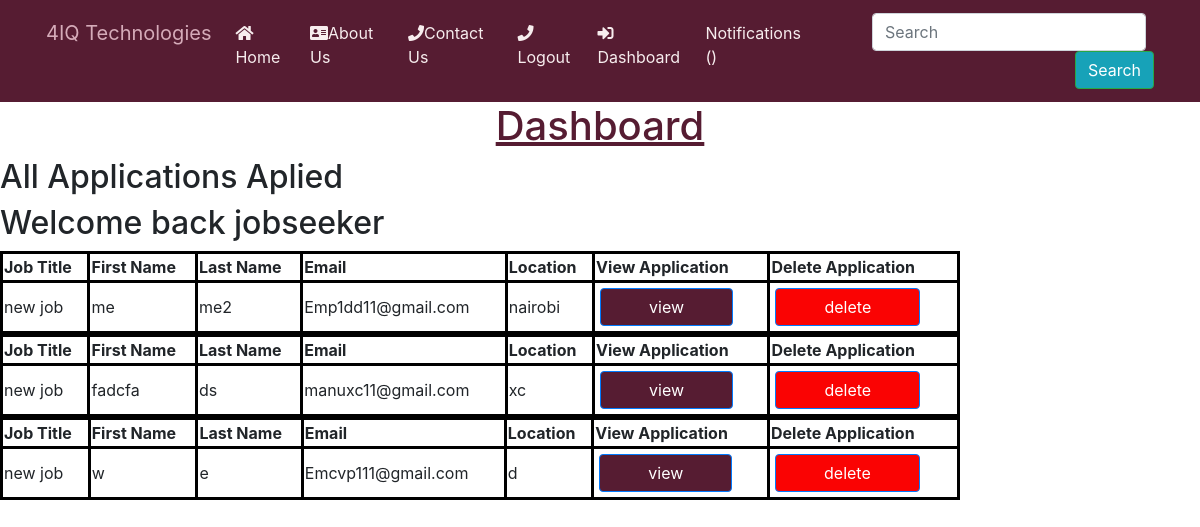
/users/dashboard (signed in), run on the app's committed database.
### job/models.py (models this page shows, shortened)
class Application(models.Model):
    job = models.ForeignKey(Job,
                            related_name='applications',
                             on_delete=models.CASCADE)
    first_name = models.CharField(max_length=200, null=True, blank=True)
    last_name = models.CharField(max_length=200, null=True, blank=True)
    date_of_birth = models.CharField(max_length=20, blank=True, null=True)
    gender = models.CharField(max_length=10,
                              choices=GENDER,
                              blank=True,
                              null=True)
    email = models.EmailField(max_length=70, blank=True, unique=True)
    location = models.CharField(
        max_length=104,
        null=True
    )
    mobile = models.IntegerField(null=True, blank=True)
    education   = models.CharField( max_length=255, null=True, blank=True)
    content = models.TextField()
    experience = models.TextField()
    created_at = models.DateTimeField(auto_now_add=True,null=False)
    created_by = models.ForeignKey(User,
                                   related_name="applications",
                                   on_delete=models.CASCADE)

class Job(models.Model):
    title = models.CharField(max_length=50)
    created_at = models.DateTimeField(auto_now_add=True)
    skillset_required = models.TextField(max_length=200)
    about_job = models.TextField(blank=True, null=True)
    experience = models.CharField(max_length=50,null=True)
    salary = models.CharField(max_length=50,null=True)
    deadline = models.CharField(max_length=50,null=True)
    created_by = models.ForeignKey(User,
                                   related_name="jobs",
                                   on_delete=models.CASCADE)
    class Meta:
        ordering = ['-created_at']

### users/views.py (the view)
# urls.py: path("dashboard", views.dashboard, name="dashboard"),
@login_required
def dashboard(request):
   return render ( request,'dashboard.html' ,{'userprofile': request.user.userprofile})

### notification/context_processors.py (called while the page is built)
def notifications(request):
    if request.user.is_authenticated:
        return {"notificactions": request.user.notifications.filter(is_read = False)}
    else:
        return{"notifications":[]}

### users/templates/dashboard.html (shortened to what this page needs)
{% include 'header.html' %} {% block content %}
<h1 class="title">
  <center style="text-decoration: underline; color: #561c32">Dashboard</center>
</h1>
{% if userprofile.is_employer %}
<h2 class="subtitle">Welcome back Employer..</h2>
<p>All jobs posted</p>
{% for job in request.user.jobs.all %}
<div class="job">
  <a href="{% url 'users:view_dashboard_job' job.id%}"> {{ job.title }} </a>
</div>
{% empty %}
<p>You have not posted any jobs yet...</p>
{% endfor %} {% else %}
<h2 class="subtitle">All Applications Aplied</h2>
<h2 class="subtitle">Welcome back jobseeker</h2>
{% for application in request.user.applications.all %}
 <table style="width: 80%">
  <tr>
    <th>Job Title</th>
    <th>First Name</th>
    <th>Last Name</th>
    <th>Email</th>
    <th>Location</th>
    <th>View Application</th>
    <th>Delete Application</th>
  </tr>
  <tr>
    <td>{{ application.job.title }}</td>
    <td>{{ application.first_name }}</td>
    <td>{{ application.last_name }}</td>
    <td>{{ application.email }}</td>
    <td>{{ application.location }}</td>
    <td>
      <a
        href="{% url 'users:view_application' application.id %}
            "
      >
        <input
          type="submit"
          value="view"
          class="m-1 px-5 btn btn-primary"
          style="background-color: #561c32"
        />
      </a>
    </td>
    <td>
      <a href="{% url 'job:delete_application' application.id %}">
        <input
          type="submit"
          value="delete"
          class="m-1 px-5 btn btn-primary"
          style="background-color: #fa0303"
        />
      </a>
    </td>
  </tr>
 </table>
 {% empty %}
  <p>You have not applied for any jobs yet..</p>
     {% endfor %}
  {% endif %}
{% endblock %}

### users/templates/dashboard.html (style rules this page uses)
table, th, td { border: 3px solid black; }

### data on the page
Application: job "new job", first_name "me", last_name "me2", email "Emp1dd11@gmail.com", location "nairobi"
Application: job "new job", first_name "fadcfa", last_name "ds", email "manuxc11@gmail.com", location "xc"
Application: job "new job", first_name "w", last_name "e", email "Emcvp111@gmail.com", location "d"
